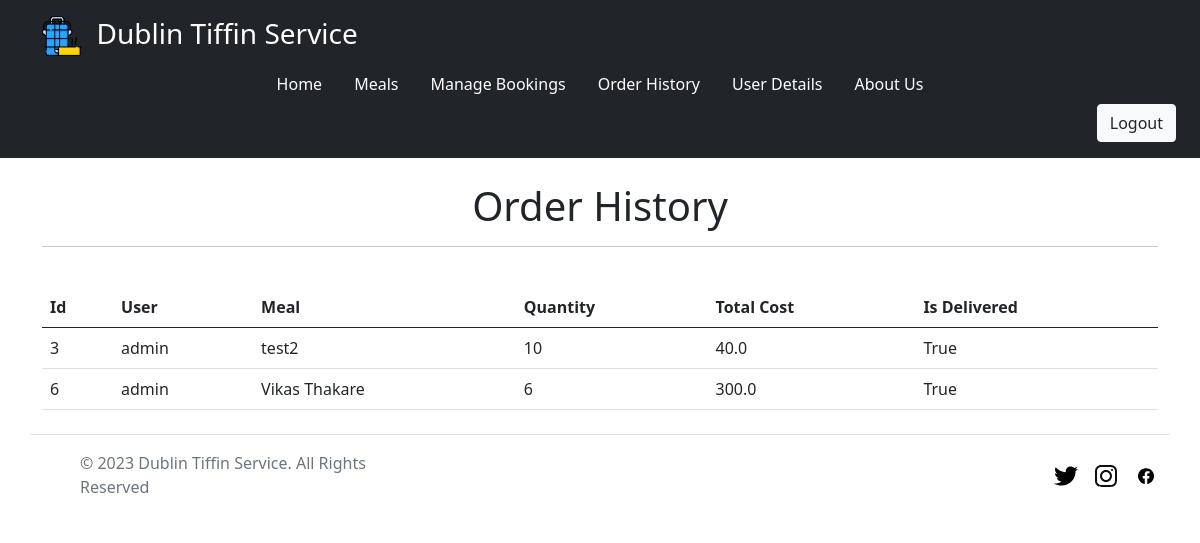
The app's page /bookings/order_history (signed in), older data.
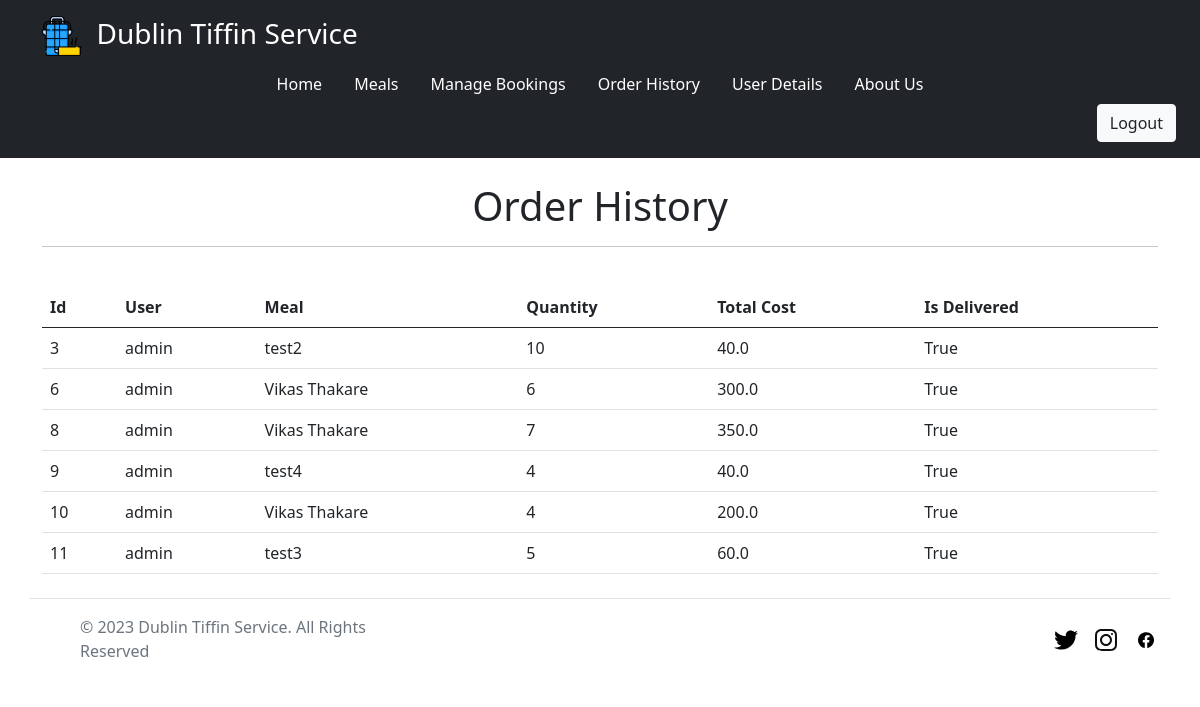
The same page, newer data.
### bookings/models.py (models this page shows)
class Bookings(models.Model):
    user_id = models.ForeignKey(User, on_delete=models.CASCADE)
    meal_id = models.ForeignKey(Meals, on_delete=models.CASCADE)
    quantity = models.IntegerField()
    total_cost = models.FloatField()
    is_delievered = models.BooleanField()

### meals/models.py (models this page shows)
class Meals(models.Model):
    name = models.CharField(max_length=100)
    description = models.TextField()
    cost = models.IntegerField()
    image = models.ImageField(upload_to="static/meal_images/")
    is_veg = models.BooleanField()
    def __str__(self):
        return self.name

### bookings/views.py (the view)
# urls.py: path('order_history', views.order_history, name='order_history'),
@login_required
@require_http_methods(["GET"])
def order_history(request):
    data = Bookings.objects.filter(is_delievered=True)
    return render(request, 'bookings/order_history.html', {'bookings': data})

### templates/bookings/order_history.html (shortened to what this page needs)
{% extends '_partials/base.html' %}
{% block body %}
<div class="container">
      <br>
      <h1 class="text-center">Order History</h1>
      <hr>
      <br>
      <table class="table able-striped table-hover">
            <thead>
                  <tr>
                        <th scope="col">Id</th>
                        <th scope="col">User</th>
                        <th scope="col">Meal</th>
                        <th scope="col">Quantity</th>
                        <th scope="col">Total Cost</th>
                        <th scope="col">Is Delivered</th>
                  </tr>
            </thead>
            <tbody>
                  {% for booking in bookings %}
                  <tr>
                        <td scope="row">{{ booking.id }}</td>
                        <td>{{ booking.user_id }}</td>
                        <td>{{ booking.meal_id }}</td>
                        <td>{{ booking.quantity }}</td>
                        <td>{{ booking.total_cost }}</td>
                        <td>{{ booking.is_delievered }}</td>
                  </tr>
                  {% endfor %}
            </tbody>
      </table>
</div>
{% endblock %}

Row changes from the older to the newer data that the page shows:
added Bookings: id "8", user_id "admin", meal_id "Vikas Thakare", quantity "7", total_cost "350.0", is_delievered "True"
added Bookings: id "9", user_id "admin", meal_id "test4", quantity "4", total_cost "40.0", is_delievered "True"
added Bookings: id "10", user_id "admin", meal_id "Vikas Thakare", quantity "4", total_cost "200.0", is_delievered "True"
added Bookings: id "11", user_id "admin", meal_id "test3", quantity "5", total_cost "60.0", is_delievered "True"
